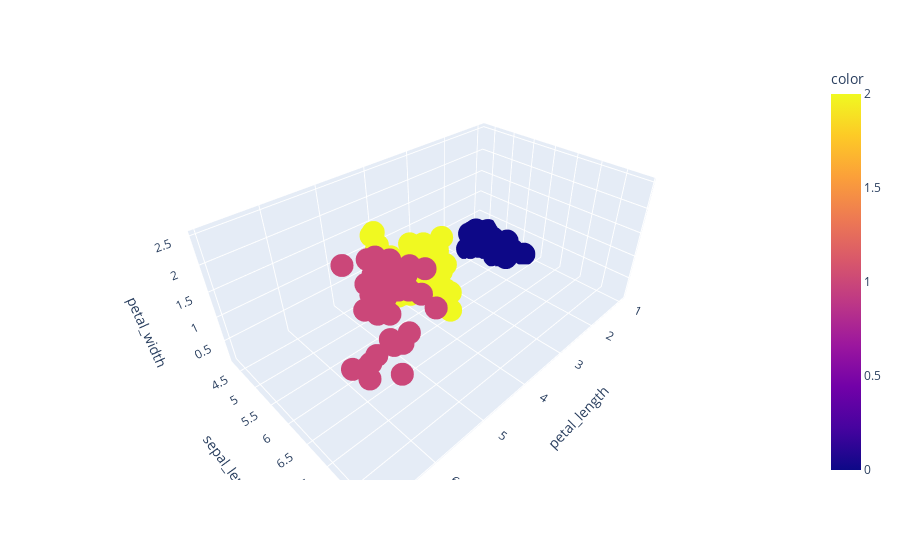

Notebook code for this chart:
### Code cell
px.scatter_3d(data_frame=X,x='petal_length',y='sepal_length',
              z='petal_width',color=y_menas,labels=y_menas)

### Figure 1 — Plotly figure (JSON) as saved in the notebook; plotly's stock layout.template omitted (floating-point values rounded to 4 significant figures; data arrays with more than 128 entries replaced by an {"elided": "..."} marker saying what was removed)
{"data": [{"hovertemplate": "petal_length=%{x}<br>sepal_length=%{y}<br>petal_width=%{z}<br>color=%{marker.color}<extra></extra>", "legendgroup": "", "marker": {"color": {"elided": "150 int values"}, "coloraxis": "coloraxis", "symbol": "circle"}, "mode": "markers", "name": "", "scene": "scene", "showlegend": false, "type": "scatter3d", "x": {"elided": "150 float values"}, "y": {"elided": "150 float values"}, "z": {"elided": "150 float values"}}], "layout": {"coloraxis": {"colorbar": {"title": {"text": "color"}}, "colorscale": [[0, "#0d0887"], [0.1111, "#46039f"], [0.2222, "#7201a8"], [0.3333, "#9c179e"], [0.4444, "#bd3786"], [0.5556, "#d8576b"], [0.6667, "#ed7953"], [0.7778, "#fb9f3a"], [0.8889, "#fdca26"], [1, "#f0f921"]]}, "legend": {"tracegroupgap": 0}, "margin": {"t": 60}, "scene": {"domain": {"x": [0, 1], "y": [0, 1]}, "xaxis": {"title": {"text": "petal_length"}}, "yaxis": {"title": {"text": "sepal_length"}}, "zaxis": {"title": {"text": "petal_width"}}}}}
